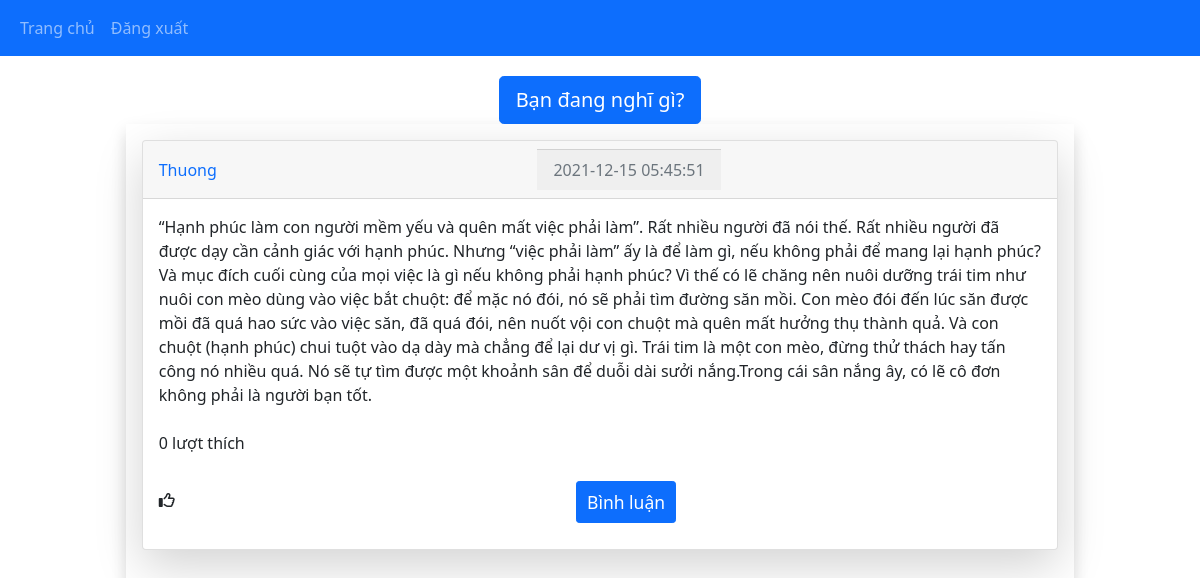
Screenshot of /posts/Thuong (signed in) with the database file from the repository.
### website/models.py (models this page shows)
class Post(db.Model):
    id = db.Column(db.Integer, primary_key=True)
    text = db.Column(db.Text, nullable=False)
    date_created = db.Column(db.DateTime(timezone=True), default=func.now())
    author = db.Column(db.Integer, db.ForeignKey(
        'user.id', ondelete="CASCADE"), nullable=False)
    comments = db.relationship('Comment', backref='post', passive_deletes=True)
    likes = db.relationship('Like', backref='post', passive_deletes=True)

class User(db.Model, UserMixin):
    id = db.Column(db.Integer, primary_key=True)
    email = db.Column(db.String(150), unique=True)
    username = db.Column(db.String(150), unique=True)
    password = db.Column(db.String(150))
    date_created = db.Column(db.DateTime(timezone=True), default=func.now())
    posts = db.relationship('Post', backref='user', passive_deletes=True)
    comments = db.relationship('Comment', backref='user', passive_deletes=True)
    likes = db.relationship('Like', backref='user', passive_deletes=True)

### website/views.py (the view)
@views.route("/posts/<username>")
@login_required
def posts(username):
    user = User.query.filter_by(username=username).first()
    if not user:
        flash('No user with that username exists.', category='error')
        return redirect(url_for('views.home'))
    posts = user.posts
    return render_template("posts.html", user=current_user, posts=posts, username=username)

### website/__init__.py (called while the page is built)
def create_app():
    app = Flask(__name__)
    app.config['SECRET_KEY'] = "helloworld"
    app.config['SQLALCHEMY_DATABASE_URI'] = f'sqlite:///{DB_NAME}'
    app.register_error_handler(404, page_not_found)
    db.init_app(app)
    from .views import views
    from .auth import auth
    app.register_blueprint(views, url_prefix="/")
    app.register_blueprint(auth, url_prefix="/")
    from .models import User, Post, Comment, Like
    create_database(app)
    login_manager = LoginManager()
    login_manager.login_view = "auth.login"
    login_manager.init_app(app)
    @login_manager.user_loader
    def load_user(id):
        return User.query.get(int(id))
    return app

### website/templates/posts.html (shortened to what this page needs)
{% extends "posts_div.html" %}

### website/templates/posts_div.html (shortened to what this page needs)
{% extends "base.html" %} {% block title %}Trang chủ{% endblock %} {% block content
%}
<div align="center" style="margin-top: 20px;">
  <a href="/create-post"><button type="button" class="btn btn-primary btn-lg">
      Bạn đang nghĩ gì?
    </button></a>
</div>
<div class="shadow p-3" id="posts" style="width:85%;margin:auto">
  {% for post in posts %}
  <div class="card shadow-lg">
    <div class="card-header d-flex justify-content-between align-items-center">
      <a style="text-decoration: none" href="/posts/{{post.user.username}}">{{post.user.username}}</a>
      <div class="card-footer text-muted">{{post.date_created}}</div>
    </div>
    <div class="card-body">
      <div class="card-text">{{post.text}}</div>
      <br />
      <p class="card-text">
        <span id="likes-count-{{post.id}}">
          {{ post.likes|length }} </span> <span>lượt thích</span>
      </p>
      <p class="card-text">
        {% if user.id in post.likes|map(attribute="author")|list %}
        <i style="cursor: pointer;" class="fas fa-thumbs-up" id="like-button-{{post.id}}"
          onclick="like({{post.id}})"></i>
        {% else %}
        <i style="cursor: pointer;" class="far fa-thumbs-up" id="like-button-{{post.id}}"
          onclick="like({{post.id}})"></i>
        {% endif %}
        <a class="GFG btn btn-sm btn-primary" style="margin-left:45%" data-bs-toggle="collapse"
          href="#comments-{{post.id}}" role="button">
          <small>Bình luận</small>
        </a>
      </p>
    </div>
  </div>
  <br> {% endfor %}
</div>
{% endblock %}

### website/templates/posts_div.html (style rules this page uses)
.GFG { padding: 5px 10px; text-align: center; display: inline-block; font-size: 20px; margin: 10px 30px; cursor: pointer; text-decoration: none; }
body { background-image: url("https://images.pexels.com/photos/129731/pexels-photo-129731.jpeg?cs=srgb&dl=pexels-fwstudio-129731.jpg&fm=jpg"); background-repeat: no-repeat; background-attachment: fixed; background-size: cover; }

### rows the page displays
Post: user.username "Thuong", date_created "2021-12-15 05:45:51", text "“Hạnh phúc làm con người mềm yếu và quên mất việc phải làm”. Rất nhiều người đã nói thế. Rất nhiều người đã được dạy cần cảnh giác với hạnh phúc. Nhưng “việc phải làm” ấy là để làm gì, nếu không phải để mang lại hạnh phúc? Và mục đích cuối cùng của mọi việc là gì nếu không phải hạnh phúc? Vì thế có lẽ chăng nên nuôi dưỡng trái tim như nuôi con mèo dùng vào việc bắt chuột: để mặc nó đói, nó sẽ phải tìm đường săn mồi. Con mèo đói đến lúc săn được mồi đã quá hao sức vào việc săn, đã quá đói, nên nuốt vội con chuột mà quên mất hưởng thụ thành quả. Và con chuột (hạnh phúc) chui tuột vào dạ dày mà chẳng để lại dư vị gì. Trái tim là một con mèo, đừng thử thách hay tấn công nó nhiều quá. Nó sẽ tự…", likes|length "0"
